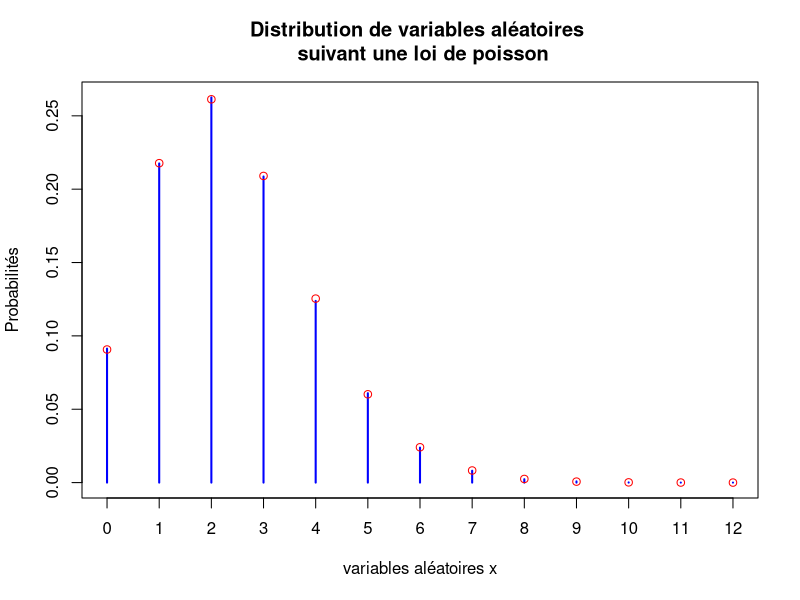
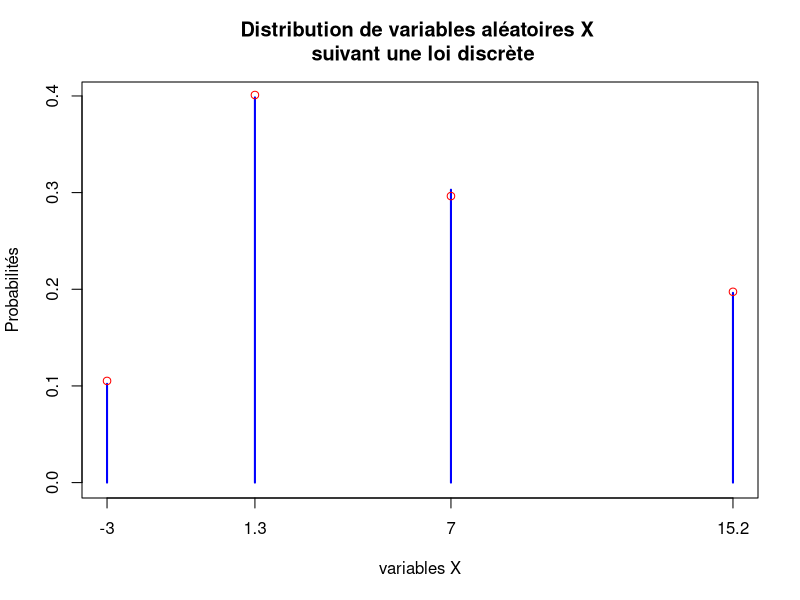
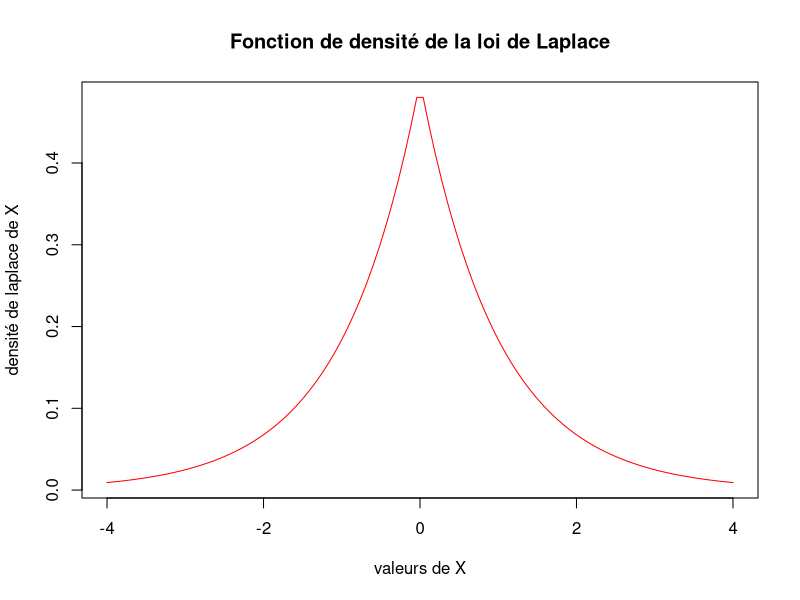
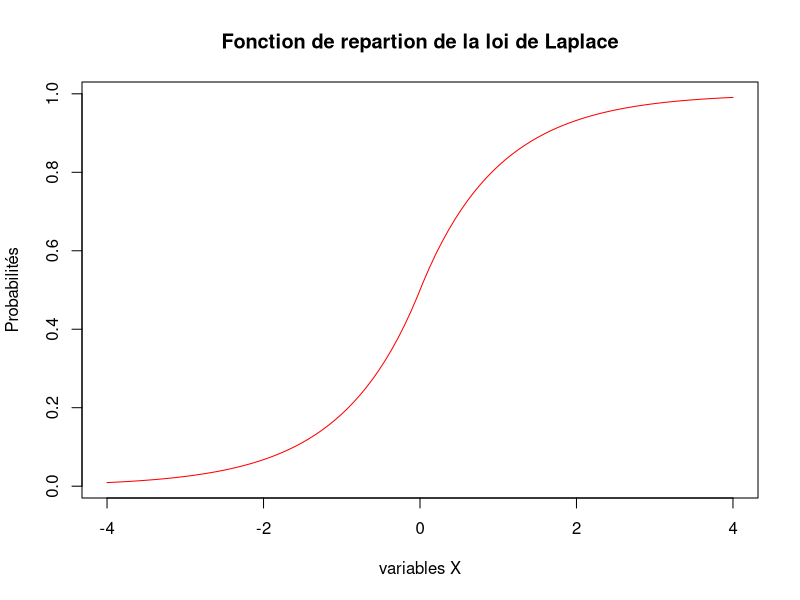
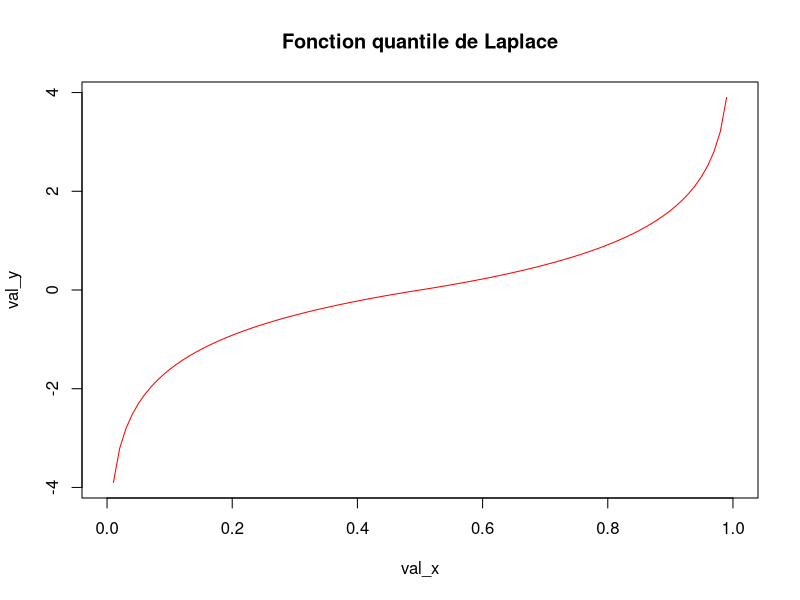
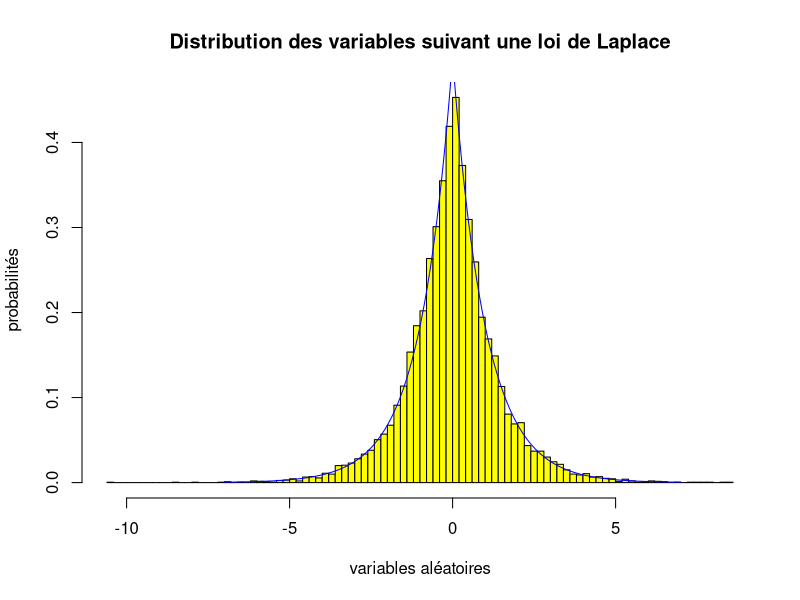
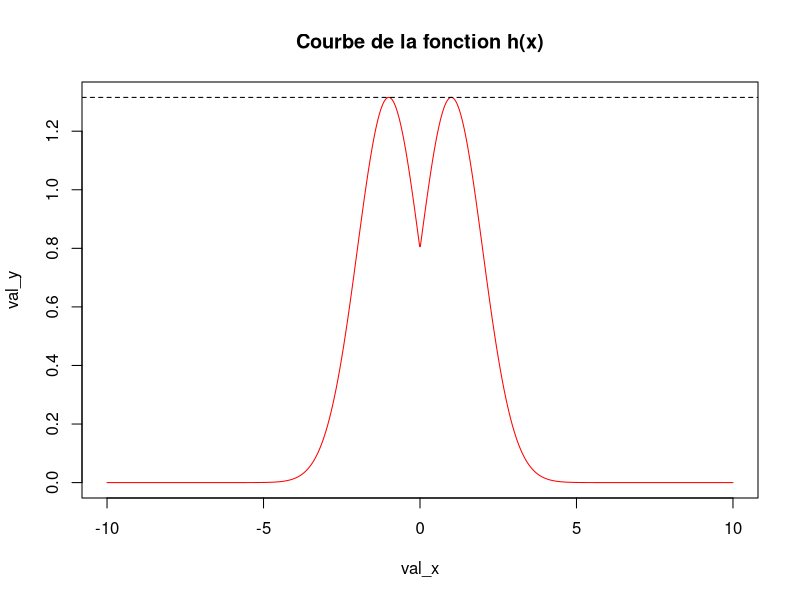
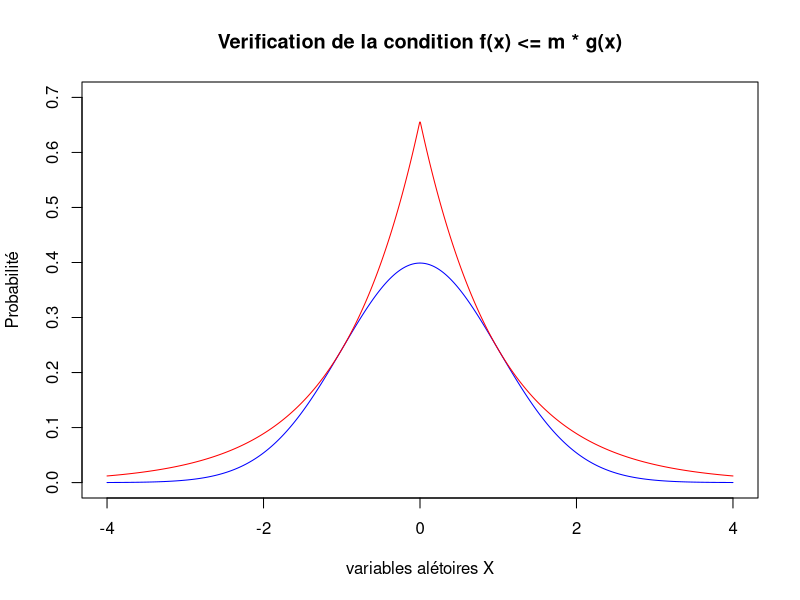

Reproduce these figures in R, in order.
# Exercice 3 Similation de variable aléatoires

require(MASS)

####### Loi de poisson #######

# 1-) Implémentation de la fonction my_rpois de simulation d'une variable
# de poisson en utilisant une méthode d'inversion de la fonction de repartition.

## Implémentation de my_rpois_one(lambda) : fonction qui renvoie une seule
## valeur tirée aléatoirement dans une loi de Poisson de paramètre Lambda
lambda = 2.4
my_rpois_one = function(lambda){ # avec lambda >0
  u = runif(1) # une seule valeur issue de la loi uniforme
  x = 0
  while (ppois(x, lambda) < u){ # tant que la probabilité d'avoir x, avec une loi de poisson
    # de parametre lambda est inférieure à la valeur u tirée de la loi uniforme, on incrémente x de 1,
    # sinon, on renvoie x
    x = x + 1 
  }
  return(x)
}

## Exemple

cat("valeur suivant une loi de poisson de parametre",lambda,":", my_rpois_one(lambda))

## Impléméntation de la fonction my_rpois(n,lambda) , qui fait appelle n fois la fonction my_rpois_one
## et renvoie un vecteur de n valeurs tirées aléatoirement et indépendamment dans une loi de Poisson de paramètre lambda.

my_rpois = function(n, lambda) {
  n_pois = rep(NA, len=n)# initialision d'un vecteur de n valeurs
  for (i in 1:n) {
    n_pois[i] = my_rpois_one(lambda) # affectation progression des éléments du vecteur X, suivant une loi de poisson
  }
  return(n_pois)
}

## Exemple


n = 100000
n_pois = my_rpois(n, lambda)
head(n_pois) # pour visualiser que nous avons bien des entiers, et qui sont aléatoires
plot(table(n_pois)/n, col="blue", main="Distribution de variables aléatoires \n suivant une loi de poisson", xlab="variables aléatoires x", ylab="Probabilités")
#require(MASS)
#truehist(table(n_pois)/n)
#truehist(n_pois)

# Verification de notre fonction de simulation my_rpois en utilisant la fonction rpois de R

val_x = seq(from=0, to=12) # entiers de 0 à 8
val_y = dpois(val_x, lambda) # valeurs suivant une loi de poisson
points(val_x, val_y, col="red") # representation des points sur notre courbe de my_rpois
# Notre simulation est bien en adéquation avec la loi de poisson de paramètre lambda. Les deux courbes (rouge et bleu ont la meme allure)


####### Loi discrète #######

# 2-) Implémentation d'une fonction my_rdiscret de simulatio n de la variable aléatoire réelle discrète X définie par une loi de probabilité X

#### Comme pour la fonction my_rpois_one, la fonction my_rdiscret_one() renvoie une seule valeur tirée aéatoitement dans la loi de X

my_rdiscret_one = function(){
  u = runif(1)
  x = c(-3,1.3,7,15.2) # valeur de x dans l'enoncé
  dx = c(0.1, 0.4, 0.3, 0.2) # probabilité d'avoir x
  px = cumsum(dx) # somme cumulée des probabilités dx
  i = 1
  while(px[i] < u){
    i=i+1
  }
  return(x[i])
}

cat("valeur suivant la loi discrète X:", my_rdiscret_one()) # une des valeurs X de l'enoncé
### La fonction my_rdiscret renvoie n  valeurs tirées de la loi X

my_rdiscret = function(n){
  n_discret = rep(NA, n) # initialisation d'un vecteur à n valeurs
  for(i in 1:n){
    n_discret[i] = my_rdiscret_one()
  }
  return(n_discret)
}

## Verification de notre implementation en faisant un tirage aléatoire avec remise des valeurs x, avec leurs probabilités associées
n = 10000
plot(table(my_rdiscret(n))/n, col="blue", main="Distribution de variables aléatoires X \n suivant une loi discrète", xlab="variables X", ylab="Probabilités")
valX = c(-3, 1.3, 7, 15.2) # valeurs à tirer
points(valX, table(sample(valX, n, replace=TRUE, prob=c(0.1, 0.4, 0.3, 0.2)))/n, col='red')

# Les deux courbes sont correlées


# 3-) Méthode de transformation

####### Loi de Laplace #######

# Implémentation d'une fonction my_rlaplace de simulation d'une variable de Laplace en utilisant une méthode d'inversion de la fonction de répartition.

### Fonction de densité my_dlaplace()
#Si x < 0, my_dlaplace(x) = 1/2 exp(x)
#Si x > 0, my_dlaplace(x) = 1/2 exp(-x)

my_dlaplace = function(x) {
  return(1/2*exp(-abs(x)))
}
# Exemple
val_x = seq(from=-4, to=4, len=100) # 100 valeur de -4 à 4
val_y = my_dlaplace(val_x) 
plot(val_x, val_y, col="red", type="l", main="Fonction de densité de la loi de Laplace", xlab="valeurs de X", ylab="densité de laplace de X")

# Fonction de répartition my_plaplace()
# Si x < 0, my_plaplace(x) = 1/2 exp(x)
# Si x > 0, my_plaplace(x) = 1/2(2-exp(-x))
### Implémentation de my_plaplace_one() pour une seule valeur

my_plaplace_one = function(x) {
  if (x < 0) {
    p = 1/2*exp(x)
  } else {
    p = 1/2*(2-exp(-x))
  }
  return(p)
}


#### Impléméntation de my_plaplace() pour n valeurs

my_plaplace = function(x_vec) {
  n = length(x_vec)
  p_vec = rep(NA, n)
  for (i in 1:n) {
    p_vec[i] = my_plaplace_one(x_vec[i])
  }
  return(p_vec)
}

my_plaplace(c(-0.8, -0.6, -0.4, -0.2, 0, 2, 4, 6, 8, 10))

# Exemple
val_x = seq(from=-4, to=4, len=100)
val_y = my_plaplace(val_x)
plot(val_x, val_y, col="red", type="l", main="Fonction de repartion de la loi de Laplace", xlab="variables X", ylab="Probabilités")

### Fonction quantile qlaplace()
#Si p < 1/2, qlaplace(p) = log(2*p)
#Si p > 1/2, qlaplace(p) = -log(1-2*p)

my_qlaplace_one = function(p) {
  if (p < 1/2) {
    x = log(2*p)
  } else {
    x = -log(2-2*p)
  }
  return(x)
}


my_qlaplace = function(p_vec) {
  n = length(p_vec)
  x_vec = rep(NA, n)
  for (i in 1:n) {
    x_vec[i] = my_qlaplace_one(p_vec[i])
  }
  return(x_vec)
}

# Exemple

val_x = seq(from = 0, to = 1, len = 100)
val_y = my_qlaplace(val_x)
plot(val_x, val_y, col = "red", type = "l", main = "Fonction quantile de Laplace")

# La fonction quantile est bien la reciproque de la fonction de repartition

### Fonction rlaplace(): génération de nombres aléatoires suivant la loi de Laplace

my_rlaplace = function(n) {
  u = runif(n)
  x = my_qlaplace(u)
  return(x)
}

# Exemple
n = 10000
x = my_rlaplace(n)
head(x)

# Verification de notre implémentation de Laplace
truehist(x, col="yellow", main="Distribution des variables suivant une loi de Laplace", xlab="variables aléatoires", ylab="probabilités" )

val_x = seq(from = -7, to = 7, len = 1000)
val_y = my_dlaplace(val_x)
lines(val_x, val_y, col = "blue", lwt=1)

# les deux courbes se superposent


####### Loi normale #######

# Utilisation de la fonction de distribution de laplace implementée plus haut
# pour implementer la fonction my_rnorm de similation (méthode de rejet)

# 4-) Méthode de rejet

## Plus petite valeur m telle f(x)<=m*g(x) où 
# f(x)= densité d'une variable normale centrée-reduite
# g(x) = densité d'une variable de laplace
# avec h(x)=f(x)/g(x)


h = function(x) {
  return(dnorm(x)/my_dlaplace(x))
}
# Exemple

val_x = seq(from=-10, to=10, len=1000)
val_y = h(val_x)
plot(val_x, val_y, col="red", type="l", main="Courbe de la fonction h(x)")

m = sqrt(2*exp(1)/pi)

abline(h = m, lty=2)

# Nous voyons que la droite y = m passe par le maximum de la courbe en rouge. ce qui nous permet de dire que 
# que m = sqrt(2*exp(1)/pi), est la plus petite valeur qui permet de verifier la condition f(x)<=m*g(x) quelque soit x réel.

# Verification de la condition avec la valeur de m
val_x = seq(from=-4, to=4, len=1000) # vecteur de 1000 valeurs entre -4 et 4
val_y = dnorm(val_x) # Distribution de la loi normale des 1000 valeurs du vecteurs (fonction f(x))
plot(val_x, val_y, col="blue", type="l", ylim=c(0, 0.7), main="Verification de la condition f(x) <= m * g(x)", xlab="variables alétoires X", ylab="Probabilité")
val_y = m*my_dlaplace(val_x) # fonction g(x)
lines(val_x, val_y, col="red")

# Nous voyons bien que pour x réel la fonction rouge (g(x)) est au dessus de celle bleue (f(x))

### Implémentation de la fonction my_rnorm_rejet(n)

my_rnorm_rejet = function(n) {
  m = sqrt(2*exp(1)/pi)
  x = my_rlaplace(n)
  u = runif(n)
  filter = which(u <= dnorm(x)/(m*my_dlaplace(x)))
  return(x[filter])
}

n = 100000
x = my_rnorm_rejet(n)
head(x)

truehist(x, col="yellow", main="Loi normale", xlab="variables aléatoires x", ylab="Probabilités")
val_x = seq(from = -4, to = 4, len = 1000)
val_y = dnorm(val_x)
lines(val_x, val_y, col = "red", lwd = 2)

rejet_1 = length(x)/n
rejet_2 = 1/m


# les deux valeurs sont très très proches. Nous pouvons donc dire notre implémentation a bien le taux de rejet attendu

# 5-) Algorithme MCMC

g1 = function(x){
  return(dnorm(x,-3,2))
}

g2 = function(x){
  return(dnorm(x, 0, 1))
}

g3 = function(x){
  return(dnorm(x,5,3))
}

my_dtarget = function(x){
  return(0.2*g1(x)+0.5*g2(x)+0.3*g3(x))
}


val_x <- seq(from=-10, to=8, len=100)
val_y <- my_dtarget(val_x)
plot(val_x, val_y, col="red", type="l", main="Représentation graphique de my_dtarget")

## Loi de proposition

# A-) Loi uniforme
my_rprop = function(x, delta){
  return(runif(1, x-delta, x+delta))
}

my_rtarget = function(n){
  valX = rep(NA, n)
  valX[1] = -10
  for(i in 2:n){
    valY = my_rprop(valX[i-1], 1)
    seuil = min(1, (my_dtarget(valY)/my_dtarget(valX[i-1])))
    U = runif(1)
    if( U <= seuil){
      valX[i] = valY
    }
    else{
      valX[i] = valX[i-1]
    }
  }
  return(valX)
}

n = 100000
res_target = my_rtarget(n)
truehist(res_target, col="yellow", main= "Distribution de variables aléatoires aléatoire continue \n par simulation MCMC: Loi uniforme", xlab="variables aléatoires X", ylab="Probabilités" )

valX = seq(-10, 12, len = 1000)
valY = my_dtarget(valX)
lines(valX, valY, type="l", col="red")
## B-) Loi normale

rprop <- function(from_x) {
  return(rnorm(1, mean=from_x, sd=1))
}

dprop <- function(to_x, from_x) {
  return(dnorm(to_x, mean=from_x, sd=1))
}

my_rtarget <- function(n){
  x = rep(NA,n)
  x[1]=5
  for (i in 1:(n-1)){
    yi = rprop(x[i]) 
    p = min (c(1, my_dtarget(yi)/my_dtarget(x[i])) * (dprop(x[i], yi)/dprop(yi, x[i])))
    u = runif(1)
    if(u <= p){
      x[i+1] = yi
    }else{
      x[i+1] = x[i]
    }
  }  
  return(x)         
}

n = 100000
x = my_rtarget(n)
head(x)
truehist(x, col="yellow",main= "Distribution de variables aléatoires aléatoire continue \n par simulation MCMC: Loi normale", xlab="variables aléatoires X", ylab="Probabilités" )
val_x <- seq(from=-10, to=15, len=1000)
val_y <- my_dtarget(val_x)
lines(val_x, val_y, col="red", lwd=2)

summary(x)
